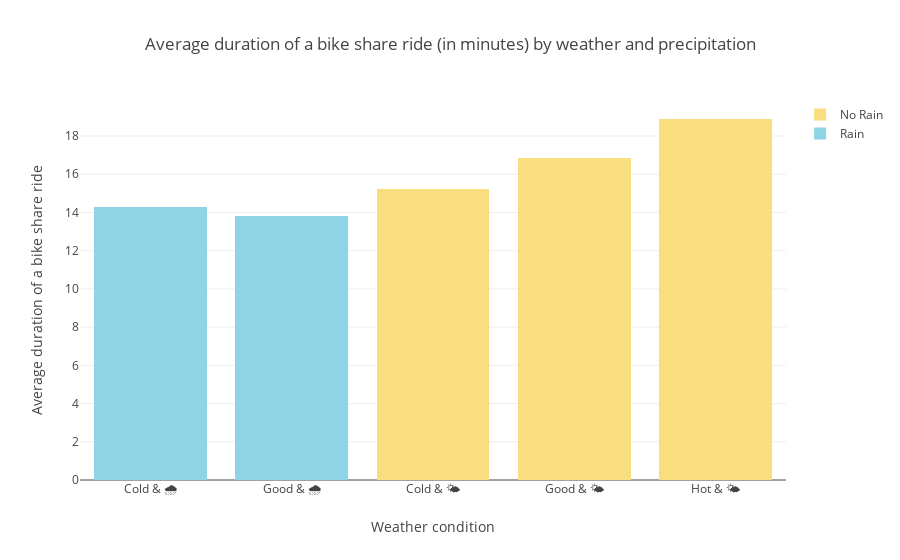

Here is the notebook cell this chart was saved with:
### Code cell
trace1 = go.Bar(
    x=['Cold & 🌧', 'Good & 🌧', 'Hot & 🌧'],
    y=rain_avg_dur, marker = dict(color=light_blue),
    name='Rain')
trace2 = go.Bar(
    x=['Cold & 🌤', 'Good & 🌤', 'Hot & 🌤'],
    y=no_rain_avg_dur,
    name='No Rain', marker = dict(color=yellow))

data = [trace1, trace2]
layout = go.Layout(
    barmode='stack', title = 'Average duration of a bike share ride (in minutes) by weather and precipitation', xaxis=dict(title='Weather condition'),
    yaxis=dict(
        title='Average duration of a bike share ride'),)

fig = go.Figure(data=data, layout=layout)
iplot(fig, filename = "Weather")

### Figure 1 — Plotly figure (JSON) as saved in the notebook; plotly's stock layout.template omitted (floating-point values rounded to 4 significant figures)
{"data": [{"marker": {"color": "rgb(142, 212, 229)"}, "name": "Rain", "type": "bar", "uid": "f104477c-6ecb-43b1-9991-0fb62688ba31", "x": ["Cold & 🌧", "Good & 🌧", "Hot & 🌧"], "y": [14.31, 13.81]}, {"marker": {"color": "rgb(248, 222, 126)"}, "name": "No Rain", "type": "bar", "uid": "28318a3b-e4a2-4234-b94e-ab186cfbf4f4", "x": ["Cold & 🌤", "Good & 🌤", "Hot & 🌤"], "y": [15.22, 16.84, 18.89]}], "layout": {"barmode": "stack", "title": {"text": "Average duration of a bike share ride (in minutes) by weather and precipitation"}, "xaxis": {"title": {"text": "Weather condition"}}, "yaxis": {"title": {"text": "Average duration of a bike share ride"}}}}
